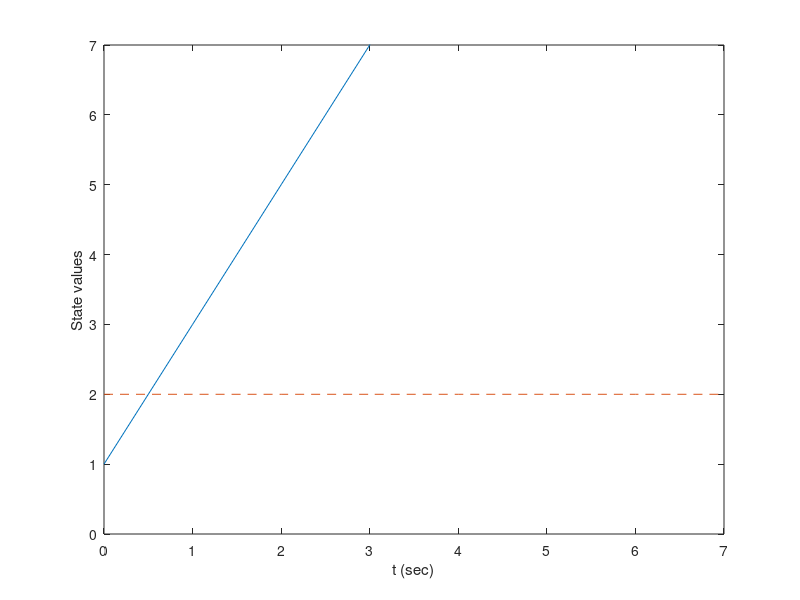

The MATLAB script that drew this image:
t = 0:10;
u = 1+0*t;
x1 = u+2*t;
x2 = 2*u;
axis([0 7 0 7]); plot(t,x1,'-',t,x2,'--'); axis([0 7 0 7]);
xlabel('t (sec)'); ylabel('State values');
